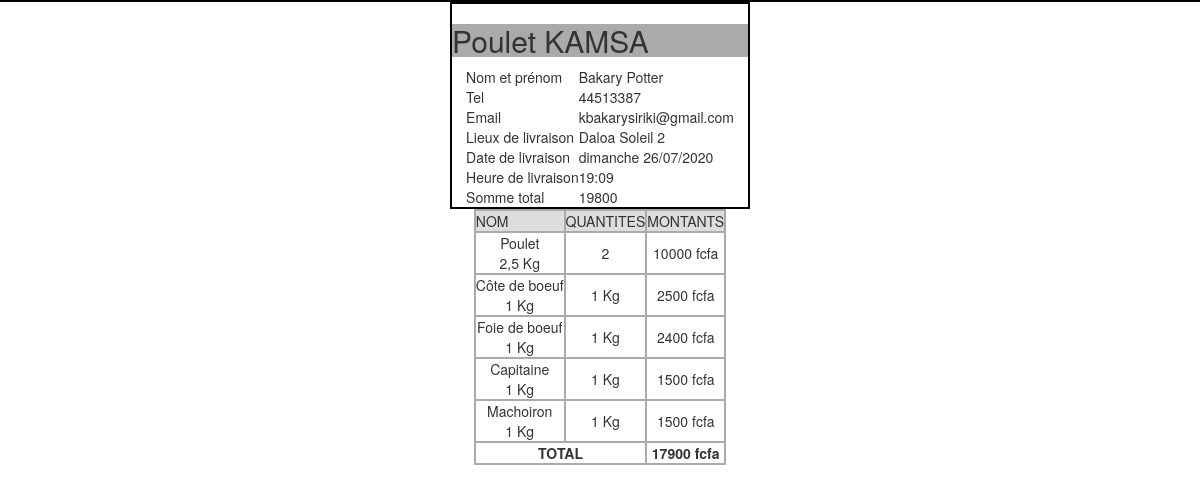
Screenshot of /administration/facture.php?id_com=128 with the database file from the repository.
### tables this page shows
CREATE TABLE IF NOT EXISTS `commandes` (
  `id_com` int(10) NOT NULL AUTO_INCREMENT,
  `id_cli` int(10) NOT NULL,
  `lieux_liv` text NOT NULL,
  `date_liv` date NOT NULL,
  `heure_liv` time(6) NOT NULL,
  `keys_pro` text NOT NULL,
  `qtes_pro` text NOT NULL,
  `prix_total` int(11) NOT NULL,
  `date_valid` datetime(6) DEFAULT NULL,
  PRIMARY KEY (`id_com`)
);

CREATE TABLE IF NOT EXISTS `clients` (
  `id_cli` int(10) NOT NULL AUTO_INCREMENT,
  `nom_cli` varchar(50) NOT NULL,
  `prenom_cli` varchar(50) NOT NULL,
  `email_cli` varchar(50) NOT NULL,
  `pass_cli` varchar(20) NOT NULL,
  `adresse_cli` text NOT NULL,
  `tel_cli` varchar(50) NOT NULL,
  `date_inscription` datetime NOT NULL,
  `date_connexion` datetime DEFAULT NULL,
  PRIMARY KEY (`id_cli`)
);

CREATE TABLE IF NOT EXISTS `produits` (
  `id_pro` int(11) NOT NULL AUTO_INCREMENT,
  `categorie` varchar(30) NOT NULL,
  `image_pro` varchar(50) NOT NULL,
  `nom_pro` varchar(50) NOT NULL,
  `chemin_desti` varchar(60) NOT NULL,
  `inter_poids` varchar(50) NOT NULL,
  `prix` varchar(50) NOT NULL,
  `stock` varchar(100) NOT NULL,
  `info_pro` text NOT NULL,
  `mot_cle` text,
  `binaire` blob NOT NULL,
  `date_modif` date NOT NULL,
  PRIMARY KEY (`id_pro`)
);

### administration/bdd.php (called while the page is built, shortened)
<?php
	class BDD{
		private $serveur='localhost';
		private $baseDeDonnee='kafissa';
		private $utilisateur='root';
		private $motDePasse='';
		private $connexion;
		public function __construct($serveur=NULL, $baseDeDonnee=NULL, $utilisateur=NULL, $motDePasse=NULL){
			try{
			$this->connexion=new PDO('mysql:host='.$this->serveur.';dbname='.$this->baseDeDonnee.'; charset=utf8',$this->utilisateur,$this->motDePasse);
			}catch(Exception $e){
				echo "ERREUR de connexion à la base de donnée : ".$e->getMessage();
			}
		}
		public function requetes($sql=NULL, $variable=array()){
			$req=$this->connexion->prepare($sql);
			$req->execute($variable);
			return $req;
		}
	}
	function verifierDonne($donne){
		$donne=trim($donne);
		$donne=stripslashes($donne);
		$donne=strip_tags($donne);
		$donne=htmlspecialchars($donne);
		return $donne;
	}
?>

### administration/facture.php (the view, shortened to what this page needs)
<?php
include('bdd.php');
	$bdd=new BDD();
	$id=verifierDonne($_GET['id_com']);
	$reqInfo='SELECT cli.id_cli id_cli, cli.nom_cli nom,
				cli.prenom_cli prenom, cli.tel_cli tel,
				cli.email_cli email, com.id_cli comIdCli,
				com.id_com id_com, com.lieux_liv lieux_liv,
				com.date_liv date_liv, com.heure_liv heure_liv,
				DAYOFWEEK(com.date_liv) date_J,
				com.keys_pro keyss, com.qtes_pro qtes,
				com.prix_total prixTotal
				FROM commandes AS com, clients AS cli WHERE com.id_cli = cli.id_cli AND com.id_com = ?';
	$variableInfo=array($id);
	$req=$bdd->requetes($reqInfo,$variableInfo);
	$donnee=$req->fetch();
	$pKeys=explode(',',$donnee['keyss']);
	$pQte=explode(',',$donnee['qtes']);
	$jour = array("nean", "dimanche", "lundi", "mardi", "mercredi", "jeudi", "vendredi", "samedi");
	list($date) = explode(" ", $donnee['date_liv']);
			list($year, $month, $day) = explode("-", $date);
	list($time) = explode(" ", $donnee['heure_liv']);
			list($hour, $min, $sec) = explode(":", $time);
?>
<!doctype html>
<html lang="fr">
  <head>
	<link rel="stylesheet" href="../public/css/style.css">
    <link rel="stylesheet" href="../public/css/bootstrap.css">
  </head>
  <body >
		<div class="div12">
			<div>
					<table class="tab">
						<tr ><h2 style="background-color:#AAA;">Poulet KAMSA</h2>
						</tr>
						<tr>
							<td>Nom et prénom</td>
							<td><?=$donnee['nom']?> <?=$donnee['prenom']?> </td>
						</tr>
						<tr>
							<td>Tel</td>
							<td><?=$donnee['tel']?></td>
						</tr>
						<tr>
							<td>Email</td>
							<td><?=$donnee['email']?></td>
						</tr>
						<tr>
							<td>Lieux de livraison</td>
							<td><?=$donnee['lieux_liv']?></td>
						</tr>
						<tr>
							<td>Date de livraison</td>
							<td><?=$donnee['date_liv']=$jour[$donnee['date_J']]." $day/$month/$year"?></td>
						</tr>
						<tr>
							<td>Heure de livraison</td>
							<td><?=$donnee['heure_liv']="$hour:$min"?></td>
						</tr>
						<tr>
							<td>Somme total</td>
							<td><?=$donnee['prixTotal']?></td>
						</tr>
					</table>
			</div>
		</div>
 <table class="facture">
			<thead>
				<th> NOM</th>
				<th> QUANTITES</th>
				<th> MONTANTS</th>
			</thead>
			<tbody>
			<?php
			$total=0;
			for($i=0;$i<sizeof($pKeys);$i++){
				$image_id=$pKeys[$i];
				$reqInfo1='SELECT id_pro, image_pro, nom_pro, inter_poids, prix FROM produits WHERE id_pro=:image_id';
				$variableInfo1=array('image_id'=>$image_id);
				$req1=$bdd->requetes($reqInfo1,$variableInfo1);
				$donnee1=$req1->fetch();
			 ?>
				<tr>
					<td><?=$donnee1['nom_pro']?><br><?=$donnee1['inter_poids']?></td>
					<td><?=$qte=$pQte[$i]; ?> <?php
						if($donnee1['id_pro']<=4){
						}else{
					?>Kg
						<?php }?> </td>
					<td><?=$total1=$donnee1['prix']*$qte;?> fcfa</td>
			<?php
				$total+=$total1;
			}
			?>
			</tbody>
			<tfoot>
				<td colspan="2">TOTAL </td>
				<td><strong> <?=$total?> fcfa</strong> </td>
			</tfoot>
		</table>
  </body>
</html>

### public/css/style.css (style rules this page uses)
table.facture { border: 2px solid #000000; text-align:center; }
table.facture td, table.facture th { border: 2px solid #AAAAAA; }
table.facture thead { background: #DDDDDD; }
table.facture thead th { font-weight: normal; }
table.facture tfoot { font-weight: bold; }
table { margin:auto; }

### administration/facture.php (style rules this page uses)
div { border:1px solid black; height:auto; }
.div12 { height:auto; margin:auto; width:300px; }

### rows the page displays
commandes: id_cli.nom_cli "Bakary", id_cli.prenom_cli "Potter", id_cli.tel_cli "44513387", id_cli.email_cli "kbakarysiriki@gmail.com", lieux_liv "Daloa Soleil 2", prix_total "19800", qtes_pro "2"
produits: nom_pro "Poulet", inter_poids "2,5 Kg", $total1=$donnee1['prix']*$qte "10000"
produits: nom_pro "Côte de boeuf", inter_poids "1 Kg", i "1", $total1=$donnee1['prix']*$qte "2500"
produits: nom_pro "Foie de boeuf", inter_poids "1 Kg", i "1", $total1=$donnee1['prix']*$qte "2400"
produits: nom_pro "Capitaine", inter_poids "1 Kg", i "1", $total1=$donnee1['prix']*$qte "1500"
produits: nom_pro "Machoiron", inter_poids "1 Kg", i "1", $total1=$donnee1['prix']*$qte "1500"

### other values shown
$donnee['date_liv']=$jour[$donnee['date_J']]." $day/$month/$year" "dimanche 26/07/2020"
$donnee['heure_liv']="$hour:$min" "19:09"
$total "17900"
